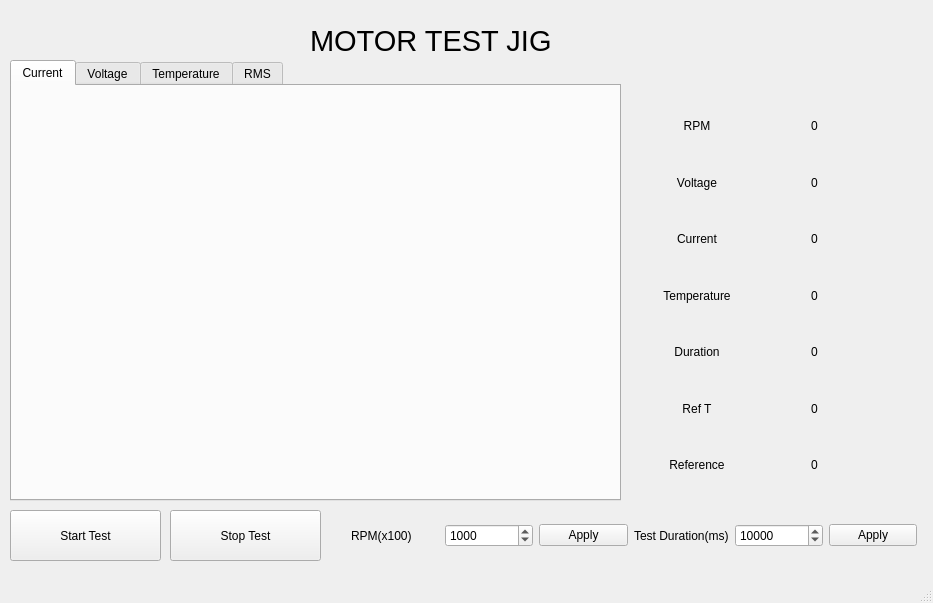
<?xml version="1.0" encoding="UTF-8"?>
<ui version="4.0">
 <class>MainWindow</class>
 <widget class="QMainWindow" name="MainWindow">
  <property name="windowModality">
   <enum>Qt::NonModal</enum>
  </property>
  <property name="geometry">
   <rect>
    <x>0</x>
    <y>0</y>
    <width>933</width>
    <height>603</height>
   </rect>
  </property>
  <property name="cursor">
   <cursorShape>ArrowCursor</cursorShape>
  </property>
  <property name="windowTitle">
   <string>MainWindow</string>
  </property>
  <widget class="QWidget" name="centralWidget">
   <widget class="QLabel" name="label_adc_data">
    <property name="geometry">
     <rect>
      <x>340</x>
      <y>30</y>
      <width>131</width>
      <height>31</height>
     </rect>
    </property>
    <property name="font">
     <font>
      <pointsize>27</pointsize>
      <italic>true</italic>
     </font>
    </property>
    <property name="cursor">
     <cursorShape>BlankCursor</cursorShape>
    </property>
    <property name="frameShape">
     <enum>QFrame::NoFrame</enum>
    </property>
    <property name="frameShadow">
     <enum>QFrame::Plain</enum>
    </property>
    <property name="text">
     <string/>
    </property>
   </widget>
   <widget class="QLabel" name="label_ty">
    <property name="geometry">
     <rect>
      <x>340</x>
      <y>80</y>
      <width>131</width>
      <height>41</height>
     </rect>
    </property>
    <property name="font">
     <font>
      <family>Century Schoolbook L</family>
      <pointsize>13</pointsize>
      <italic>true</italic>
     </font>
    </property>
    <property name="text">
     <string/>
    </property>
   </widget>
   <widget class="QTabWidget" name="tabWidget">
    <property name="geometry">
     <rect>
      <x>10</x>
      <y>60</y>
      <width>611</width>
      <height>441</height>
     </rect>
    </property>
    <property name="currentIndex">
     <number>0</number>
    </property>
    <widget class="QWidget" name="tabCurrent">
     <attribute name="title">
      <string>Current</string>
     </attribute>
     <widget class="QCustomPlot" name="CustomPlotCurrent" native="true">
      <property name="geometry">
       <rect>
        <x>20</x>
        <y>20</y>
        <width>571</width>
        <height>371</height>
       </rect>
      </property>
      <property name="cursor">
       <cursorShape>ArrowCursor</cursorShape>
      </property>
     </widget>
    </widget>
    <widget class="QWidget" name="tabVoltage">
     <attribute name="title">
      <string>Voltage</string>
     </attribute>
     <widget class="QCustomPlot" name="CustomPlotVoltage" native="true">
      <property name="geometry">
       <rect>
        <x>20</x>
        <y>20</y>
        <width>571</width>
        <height>371</height>
       </rect>
      </property>
      <property name="cursor">
       <cursorShape>ArrowCursor</cursorShape>
      </property>
     </widget>
    </widget>
    <widget class="QWidget" name="tabTemperature">
     <attribute name="title">
      <string>Temperature</string>
     </attribute>
     <widget class="QCustomPlot" name="CustomPlotTemperature" native="true">
      <property name="geometry">
       <rect>
        <x>20</x>
        <y>20</y>
        <width>571</width>
        <height>371</height>
       </rect>
      </property>
      <property name="cursor">
       <cursorShape>ArrowCursor</cursorShape>
      </property>
     </widget>
    </widget>
    <widget class="QWidget" name="tabRMS">
     <attribute name="title">
      <string>RMS</string>
     </attribute>
     <widget class="QCustomPlot" name="CustomPlotRMS" native="true">
      <property name="geometry">
       <rect>
        <x>20</x>
        <y>20</y>
        <width>571</width>
        <height>371</height>
       </rect>
      </property>
      <property name="cursor">
       <cursorShape>ArrowCursor</cursorShape>
      </property>
     </widget>
    </widget>
   </widget>
   <widget class="QPushButton" name="bttnStartTest">
    <property name="geometry">
     <rect>
      <x>10</x>
      <y>510</y>
      <width>151</width>
      <height>51</height>
     </rect>
    </property>
    <property name="text">
     <string>Start Test</string>
    </property>
   </widget>
   <widget class="QPushButton" name="bttnStopTest">
    <property name="geometry">
     <rect>
      <x>170</x>
      <y>510</y>
      <width>151</width>
      <height>51</height>
     </rect>
    </property>
    <property name="text">
     <string>Stop Test</string>
    </property>
   </widget>
   <widget class="QWidget" name="gridLayoutWidget">
    <property name="geometry">
     <rect>
      <x>630</x>
      <y>90</y>
      <width>251</width>
      <height>411</height>
     </rect>
    </property>
    <layout class="QGridLayout" name="gridLayout_2">
     <item row="0" column="1">
      <widget class="QLabel" name="lblRPM">
       <property name="text">
        <string>0</string>
       </property>
       <property name="alignment">
        <set>Qt::AlignCenter</set>
       </property>
      </widget>
     </item>
     <item row="5" column="1">
      <widget class="QLabel" name="lblRefT">
       <property name="text">
        <string>0</string>
       </property>
       <property name="alignment">
        <set>Qt::AlignCenter</set>
       </property>
      </widget>
     </item>
     <item row="1" column="0">
      <widget class="QLabel" name="label_5">
       <property name="text">
        <string>Voltage</string>
       </property>
       <property name="alignment">
        <set>Qt::AlignCenter</set>
       </property>
      </widget>
     </item>
     <item row="6" column="1">
      <widget class="QLabel" name="lblReference">
       <property name="text">
        <string>0</string>
       </property>
       <property name="alignment">
        <set>Qt::AlignCenter</set>
       </property>
      </widget>
     </item>
     <item row="0" column="0">
      <widget class="QLabel" name="label_4">
       <property name="text">
        <string>RPM</string>
       </property>
       <property name="alignment">
        <set>Qt::AlignCenter</set>
       </property>
      </widget>
     </item>
     <item row="5" column="0">
      <widget class="QLabel" name="label_13">
       <property name="text">
        <string>Ref T</string>
       </property>
       <property name="alignment">
        <set>Qt::AlignCenter</set>
       </property>
      </widget>
     </item>
     <item row="2" column="0">
      <widget class="QLabel" name="label_7">
       <property name="text">
        <string>Current</string>
       </property>
       <property name="alignment">
        <set>Qt::AlignCenter</set>
       </property>
      </widget>
     </item>
     <item row="4" column="1">
      <widget class="QLabel" name="lblDuration">
       <property name="text">
        <string>0</string>
       </property>
       <property name="alignment">
        <set>Qt::AlignCenter</set>
       </property>
      </widget>
     </item>
     <item row="1" column="1">
      <widget class="QLabel" name="lblVoltage">
       <property name="text">
        <string>0</string>
       </property>
       <property name="alignment">
        <set>Qt::AlignCenter</set>
       </property>
      </widget>
     </item>
     <item row="3" column="0">
      <widget class="QLabel" name="label_9">
       <property name="text">
        <string>Temperature</string>
       </property>
       <property name="alignment">
        <set>Qt::AlignCenter</set>
       </property>
      </widget>
     </item>
     <item row="2" column="1">
      <widget class="QLabel" name="lblCurrent">
       <property name="text">
        <string>0</string>
       </property>
       <property name="alignment">
        <set>Qt::AlignCenter</set>
       </property>
      </widget>
     </item>
     <item row="6" column="0">
      <widget class="QLabel" name="label_15">
       <property name="text">
        <string>Reference</string>
       </property>
       <property name="alignment">
        <set>Qt::AlignCenter</set>
       </property>
      </widget>
     </item>
     <item row="3" column="1">
      <widget class="QLabel" name="lblTemperature">
       <property name="text">
        <string>0</string>
       </property>
       <property name="alignment">
        <set>Qt::AlignCenter</set>
       </property>
      </widget>
     </item>
     <item row="4" column="0">
      <widget class="QLabel" name="label_11">
       <property name="text">
        <string>Duration</string>
       </property>
       <property name="alignment">
        <set>Qt::AlignCenter</set>
       </property>
      </widget>
     </item>
    </layout>
   </widget>
   <widget class="QWidget" name="layoutWidget">
    <property name="geometry">
     <rect>
      <x>340</x>
      <y>510</y>
      <width>588</width>
      <height>51</height>
     </rect>
    </property>
    <layout class="QHBoxLayout" name="horizontalLayout">
     <item>
      <widget class="QLabel" name="label_2">
       <property name="text">
        <string>RPM(x100)</string>
       </property>
      </widget>
     </item>
     <item>
      <widget class="QSpinBox" name="spinRPM">
       <property name="maximum">
        <number>10000</number>
       </property>
       <property name="singleStep">
        <number>10</number>
       </property>
       <property name="value">
        <number>1000</number>
       </property>
      </widget>
     </item>
     <item>
      <widget class="QPushButton" name="bttnRPMApply">
       <property name="text">
        <string>Apply</string>
       </property>
      </widget>
     </item>
     <item>
      <widget class="QLabel" name="label">
       <property name="text">
        <string>Test Duration(ms)</string>
       </property>
      </widget>
     </item>
     <item>
      <widget class="QSpinBox" name="spinDuration">
       <property name="maximum">
        <number>100000000</number>
       </property>
       <property name="singleStep">
        <number>1000</number>
       </property>
       <property name="value">
        <number>10000</number>
       </property>
      </widget>
     </item>
     <item>
      <widget class="QPushButton" name="bttnTimeApply">
       <property name="text">
        <string>Apply</string>
       </property>
      </widget>
     </item>
    </layout>
   </widget>
   <widget class="QLabel" name="label_25">
    <property name="geometry">
     <rect>
      <x>310</x>
      <y>20</y>
      <width>271</width>
      <height>41</height>
     </rect>
    </property>
    <property name="font">
     <font>
      <pointsize>22</pointsize>
     </font>
    </property>
    <property name="text">
     <string>MOTOR TEST JIG</string>
    </property>
   </widget>
  </widget>
  <widget class="QStatusBar" name="statusBar"/>
 </widget>
 <layoutdefault spacing="6" margin="11"/>
 <customwidgets>
  <customwidget>
   <class>QCustomPlot</class>
   <extends>QWidget</extends>
   <header location="global">qcustomplot.h</header>
   <container>1</container>
  </customwidget>
 </customwidgets>
 <resources/>
 <connections/>
</ui>
